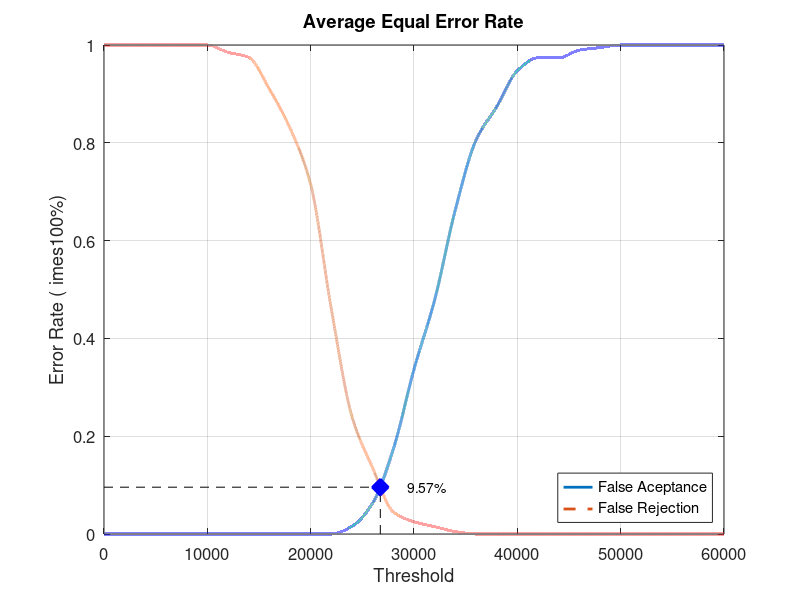
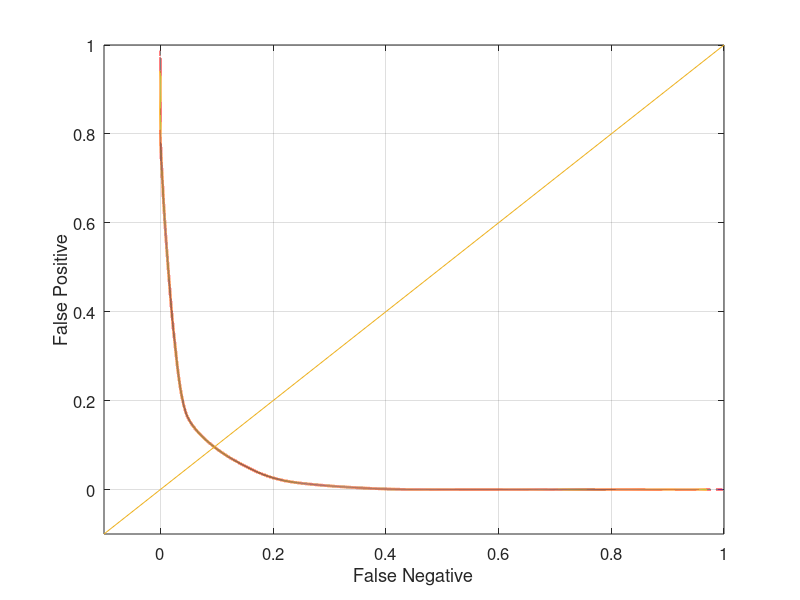

Write MATLAB code to recreate these figures, in order.
close all;
clear;
clc;
x = 0:2000:60000;
xq = 0:0.5:60000;

y0 = [0 0 0 0 0 0 0 0 0 0 0 0 0.0157895 0.0631579 0.173684 0.336842 0.478947 0.663158 0.805263 0.873684 0.947368 0.973684 0.973684 0.989474 0.994737 1 1 1 1 1 1]
yy0 = interp1(x, y0, xq, 'pchip');
y1 = [1 1 1 1 1 1 0.985 0.975 0.91 0.83 0.715 0.46 0.24 0.135 0.045 0.025 0.015 0.005 0 0 0 0 0 0 0 0 0 0 0 0 0]
yy1 = interp1(x, y1, xq, 'pchip');

% Calculating EER: 
y2 = abs(y0 - y1);
find(y2 == min(y2))
yy2 = abs(yy0 - yy1);
xEER = find(yy2 == min(yy2));
xEERIndex = xq(xEER) % X-axis EER
yEER = yy0(xEER) % Y-axis EER

main = figure
plot(xq, yy0,'-','LineWidth', 2);	hold on
plot(xq, yy1,'--','LineWidth', 2);	hold on
plot([xEERIndex xEERIndex], [0 yEER], 'k--');	hold on
plot([0 xEERIndex], [yEER yEER], 'k--');	hold on
plot(xEERIndex, yEER, 'bx', 'LineWidth', 10);	hold on
text(xEERIndex + 10 * xEERIndex / 100, yEER, [num2str(round((10000 * yEER)) / 100) '%'])
legend('False Aceptance', 'False Rejection', 'Location', 'SouthEast')
xlabel('Threshold')
ylabel('Error Rate (	imes100%)')
title('Average Equal Error Rate')
set(gca, 'FontSize', 12)
axis([0 60000 0 1])
grid on

print(main, 'Database1_2Main', '-dpng');
FNRxFPR = figure('Color', [1 1 1]);
plot(yy1, yy0, '-', yy1, yy0, 'LineWidth', 2);
hold on
y = -0.1:0.1:1
plot(y, y); 
set(gca, 'FontSize', 12)
xlabel('False Negative')
ylabel('False Positive')
axis([-0.1 1 -0.1 1])
set(gca, 'FontSize', 12)
grid on

print(FNRxFPR, 'Database1_2FNRxFPR','-dpng');
